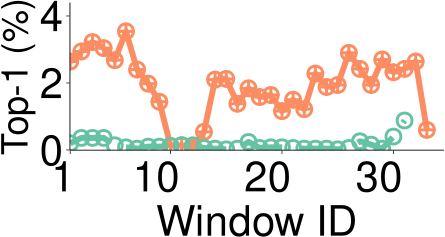

Write R code to recreate this figure.
library(grid)
library(ggplot2)
library(extrafont)
require("RColorBrewer")
require(scales)
font_import()
loadfonts()

mywidth=4.5
myheight=2.5
my_value=c(1,10)
my_line=c("longdash","solid")

if(T){
    args <- commandArgs(trailingOnly = TRUE)
    x1 <- read.table("prefixDistribution-5000-Linux-all.data",header=TRUE)
    cairo_pdf(file="prefixDistribution-5000-Linux-all.pdf", width=mywidth, height=myheight)
    x1$type <- factor(x1$type, levels=c("Raw","Mixed"), labels=c("Raw","Mixed"))
    ggplot(data=x1, aes(x=ID,y=ratio,shape=type,linetype=type, colour=type)) +
    geom_line(size=2)  + 
        geom_point(size=4, stroke=1.5, fill="white") +
    scale_shape_manual(values=c(my_value)) +
    scale_colour_brewer(palette = "Set2") + 
    scale_linetype_manual(values=c(my_line)) +
    coord_cartesian(ylim=c(0.00195, 0.042), xlim=c(2.5, 33)) +
    scale_x_continuous(breaks=c(1,10,20,30)) +
    scale_y_continuous(breaks=seq(0, 0.04, 0.02), labels=format(seq(0, 4, 2), scientific=FALSE)) +
    ylab("Top-1 (%)") +
    xlab("Window ID") +
    theme_bw() +
    theme(
        panel.grid.major=element_blank(), panel.grid.minor=element_blank(),
	    panel.background=element_blank(), 
	    # panel.border=element_rect(size=0.5),
	    panel.border = element_blank(),
	    axis.line=element_line(colour="black", size=0.3),
	    axis.ticks=element_line(size=0.3),
        axis.text.x=element_text(margin=margin(5,0,0,0), angle=0, hjust=0.8, colour="black", size=30),
        axis.title.y=element_text(size=26,  hjust=0.5),
        axis.text.y=element_text(margin=margin(0, 2, 0, 0),colour="black",size=30),
        axis.title.x=element_text(size=30),
        legend.title = element_blank(),
        legend.key.size=unit(0.3, "cm"),
        legend.text=element_text(size=20),
        # legend.position=c(0.3,0.82),
        legend.position="none",
        legend.direction="vertical",
        legend.margin = margin(t = 0, unit='cm'),
        plot.margin=unit(c(0.1,0.1,0.1,0.1), "cm")
    )
}
